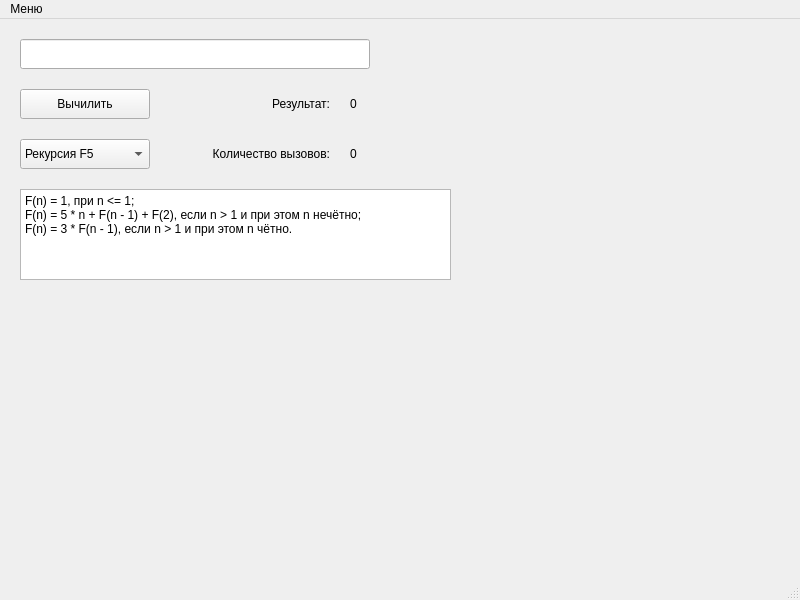
<?xml version="1.0" encoding="UTF-8"?>
<ui version="4.0">
 <class>MainWindow</class>
 <widget class="QMainWindow" name="MainWindow">
  <property name="geometry">
   <rect>
    <x>0</x>
    <y>0</y>
    <width>800</width>
    <height>600</height>
   </rect>
  </property>
  <property name="windowTitle">
   <string>MainWindow</string>
  </property>
  <widget class="QWidget" name="centralwidget">
   <widget class="QLineEdit" name="lineEdit">
    <property name="geometry">
     <rect>
      <x>20</x>
      <y>20</y>
      <width>350</width>
      <height>30</height>
     </rect>
    </property>
   </widget>
   <widget class="QStackedWidget" name="stackedWidget">
    <property name="geometry">
     <rect>
      <x>20</x>
      <y>70</y>
      <width>571</width>
      <height>301</height>
     </rect>
    </property>
    <property name="currentIndex">
     <number>0</number>
    </property>
    <widget class="QWidget" name="page">
     <widget class="QPushButton" name="pushButton">
      <property name="geometry">
       <rect>
        <x>0</x>
        <y>0</y>
        <width>130</width>
        <height>30</height>
       </rect>
      </property>
      <property name="text">
       <string>Вычилить</string>
      </property>
     </widget>
     <widget class="QLabel" name="label">
      <property name="geometry">
       <rect>
        <x>330</x>
        <y>0</y>
        <width>191</width>
        <height>30</height>
       </rect>
      </property>
      <property name="text">
       <string>0</string>
      </property>
     </widget>
     <widget class="QLabel" name="label_4">
      <property name="geometry">
       <rect>
        <x>150</x>
        <y>0</y>
        <width>160</width>
        <height>30</height>
       </rect>
      </property>
      <property name="text">
       <string>Результат:</string>
      </property>
      <property name="alignment">
       <set>Qt::AlignmentFlag::AlignRight|Qt::AlignmentFlag::AlignTrailing|Qt::AlignmentFlag::AlignVCenter</set>
      </property>
     </widget>
     <widget class="QComboBox" name="comboBox">
      <property name="geometry">
       <rect>
        <x>0</x>
        <y>50</y>
        <width>130</width>
        <height>30</height>
       </rect>
      </property>
      <item>
       <property name="text">
        <string>Рекурсия F5</string>
       </property>
      </item>
      <item>
       <property name="text">
        <string>Рекурсия F13</string>
       </property>
      </item>
     </widget>
     <widget class="QLabel" name="label_2">
      <property name="geometry">
       <rect>
        <x>330</x>
        <y>50</y>
        <width>191</width>
        <height>30</height>
       </rect>
      </property>
      <property name="text">
       <string>0</string>
      </property>
     </widget>
     <widget class="QLabel" name="label_3">
      <property name="geometry">
       <rect>
        <x>150</x>
        <y>50</y>
        <width>160</width>
        <height>30</height>
       </rect>
      </property>
      <property name="text">
       <string>Количество вызовов:</string>
      </property>
      <property name="alignment">
       <set>Qt::AlignmentFlag::AlignRight|Qt::AlignmentFlag::AlignTrailing|Qt::AlignmentFlag::AlignVCenter</set>
      </property>
     </widget>
     <widget class="QTextBrowser" name="textBrowser">
      <property name="geometry">
       <rect>
        <x>0</x>
        <y>100</y>
        <width>431</width>
        <height>91</height>
       </rect>
      </property>
      <property name="undoRedoEnabled">
       <bool>false</bool>
      </property>
      <property name="html">
       <string>&lt;!DOCTYPE HTML PUBLIC &quot;-//W3C//DTD HTML 4.0//EN&quot; &quot;http://www.w3.org/TR/REC-html40/strict.dtd&quot;&gt;
&lt;html&gt;&lt;head&gt;&lt;meta name=&quot;qrichtext&quot; content=&quot;1&quot; /&gt;&lt;meta charset=&quot;utf-8&quot; /&gt;&lt;style type=&quot;text/css&quot;&gt;
p, li { white-space: pre-wrap; }
hr { height: 1px; border-width: 0; }
li.unchecked::marker { content: &quot;\2610&quot;; }
li.checked::marker { content: &quot;\2612&quot;; }
&lt;/style&gt;&lt;/head&gt;&lt;body style=&quot; font-family:'Segoe UI'; font-size:9pt; font-weight:400; font-style:normal;&quot;&gt;
&lt;p style=&quot; margin-top:0px; margin-bottom:0px; margin-left:0px; margin-right:0px; -qt-block-indent:0; text-indent:0px;&quot;&gt;F(n) = 1, при n &amp;lt;= 1;&lt;/p&gt;
&lt;p style=&quot; margin-top:0px; margin-bottom:0px; margin-left:0px; margin-right:0px; -qt-block-indent:0; text-indent:0px;&quot;&gt;F(n) = 5 * n + F(n - 1) + F(2), если n &amp;gt; 1 и при этом n нечётно;&lt;/p&gt;
&lt;p style=&quot; margin-top:0px; margin-bottom:0px; margin-left:0px; margin-right:0px; -qt-block-indent:0; text-indent:0px;&quot;&gt;F(n) = 3 * F(n - 1), если n &amp;gt; 1 и при этом n чётно.&lt;/p&gt;&lt;/body&gt;&lt;/html&gt;</string>
      </property>
      <property name="cursorWidth">
       <number>0</number>
      </property>
     </widget>
    </widget>
    <widget class="QWidget" name="page_2">
     <widget class="QPushButton" name="pushButton_poliglot">
      <property name="geometry">
       <rect>
        <x>0</x>
        <y>0</y>
        <width>130</width>
        <height>30</height>
       </rect>
      </property>
      <property name="text">
       <string>Выяснить</string>
      </property>
     </widget>
     <widget class="QLabel" name="label_verdict">
      <property name="geometry">
       <rect>
        <x>150</x>
        <y>0</y>
        <width>160</width>
        <height>30</height>
       </rect>
      </property>
      <property name="text">
       <string>Вердикт:</string>
      </property>
      <property name="alignment">
       <set>Qt::AlignmentFlag::AlignRight|Qt::AlignmentFlag::AlignTrailing|Qt::AlignmentFlag::AlignVCenter</set>
      </property>
     </widget>
     <widget class="QLabel" name="label_result">
      <property name="geometry">
       <rect>
        <x>330</x>
        <y>0</y>
        <width>191</width>
        <height>30</height>
       </rect>
      </property>
      <property name="text">
       <string>...</string>
      </property>
     </widget>
    </widget>
   </widget>
  </widget>
  <widget class="QMenuBar" name="menubar">
   <property name="geometry">
    <rect>
     <x>0</x>
     <y>0</y>
     <width>800</width>
     <height>25</height>
    </rect>
   </property>
   <widget class="QMenu" name="menu">
    <property name="title">
     <string>Меню</string>
    </property>
    <addaction name="action_1"/>
    <addaction name="action_2"/>
   </widget>
   <addaction name="menu"/>
  </widget>
  <widget class="QStatusBar" name="statusbar"/>
  <action name="action_1">
   <property name="text">
    <string>Рекурсии</string>
   </property>
  </action>
  <action name="action_2">
   <property name="text">
    <string>Палидром</string>
   </property>
  </action>
 </widget>
 <resources/>
 <connections/>
</ui>
